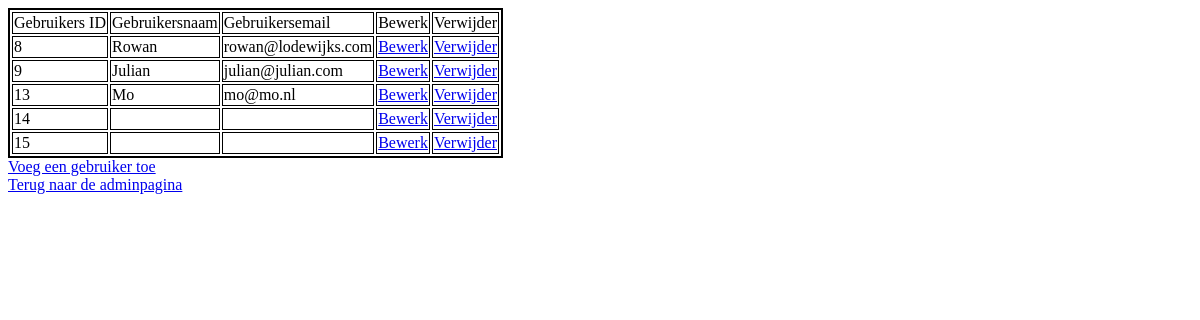
The app's page /adminpagina/view.php (signed in) with its own data.
### tables this page shows
CREATE TABLE `users` (
  `id` int(11) NOT NULL,
  `user_name` varchar(255) NOT NULL,
  `email` varchar(255) NOT NULL,
  `password` varchar(255) NOT NULL
);

### adminpagina/view.php (the view, shortened to what this page needs)
<?php
if (isset($_SESSION['id']) && isset($_SESSION['user_name'])) {
    require_once("../db_conn.php");
    $query = " SELECT * FROM `users` ";
    $result = mysqli_query($conn, $query);
?>
    <!DOCTYPE html>
    <html lang="en">
    <head>
        <link rel='stylesheet' href='assets/style.css'>
    </head>
    <body>
        <div class="container">
            <div class="row">
                <div class="col-lg-6">
                    <div class="card">
                        <table>
                            <tr>
                                <td>Gebruikers ID</td>
                                <td>Gebruikersnaam</td>
                                <td>Gebruikersemail</td>
                                <td>Bewerk</td>
                                <td>Verwijder</td>
                            </tr>
                            <?php
                            while ($row = mysqli_fetch_assoc($result)) {
                                $UserID = $row['id'];
                                $UserName = $row['user_name'];
                                $UserEmail = $row['email'];
                            ?>
                                <tr>
                                    <td><?php echo $UserID ?></td>
                                    <td><?php echo $UserName ?></td>
                                    <td><?php echo $UserEmail ?></td>
                                    <td><a href="edit.php?GetID=<?php echo $UserID ?>">Bewerk</a></td>
                                    <td><a onclick="return confirm('Weet u zeker dat u dit wilt verwijderen?')" href="delete.php?Del=<?php echo $UserID ?>">Verwijder</a></td>
                                </tr>
                            <?php
                            }
                            ?>
                        </table>
                        <a href="adduser.php">Voeg een gebruiker toe</a><br>
                        <a href="../adminpagina/index.php">Terug naar de adminpagina</a>
                    </div>
                </div>
            </div>
        </div>
    </body>
    </html>
<?php
} else {
    header("Location: ../index.php");
    exit();
}
?>

### adminpagina/assets/style.css (style rules this page uses)
table { border: 2px solid; }
table td { border: 1px solid; }

### records on screen
users: id "8", user_name "Rowan", email "rowan@lodewijks.com"
users: id "9", user_name "Julian", email "julian@julian.com"
users: id "13", user_name "Mo", email "mo@mo.nl"
users: id "14"
users: id "15"
